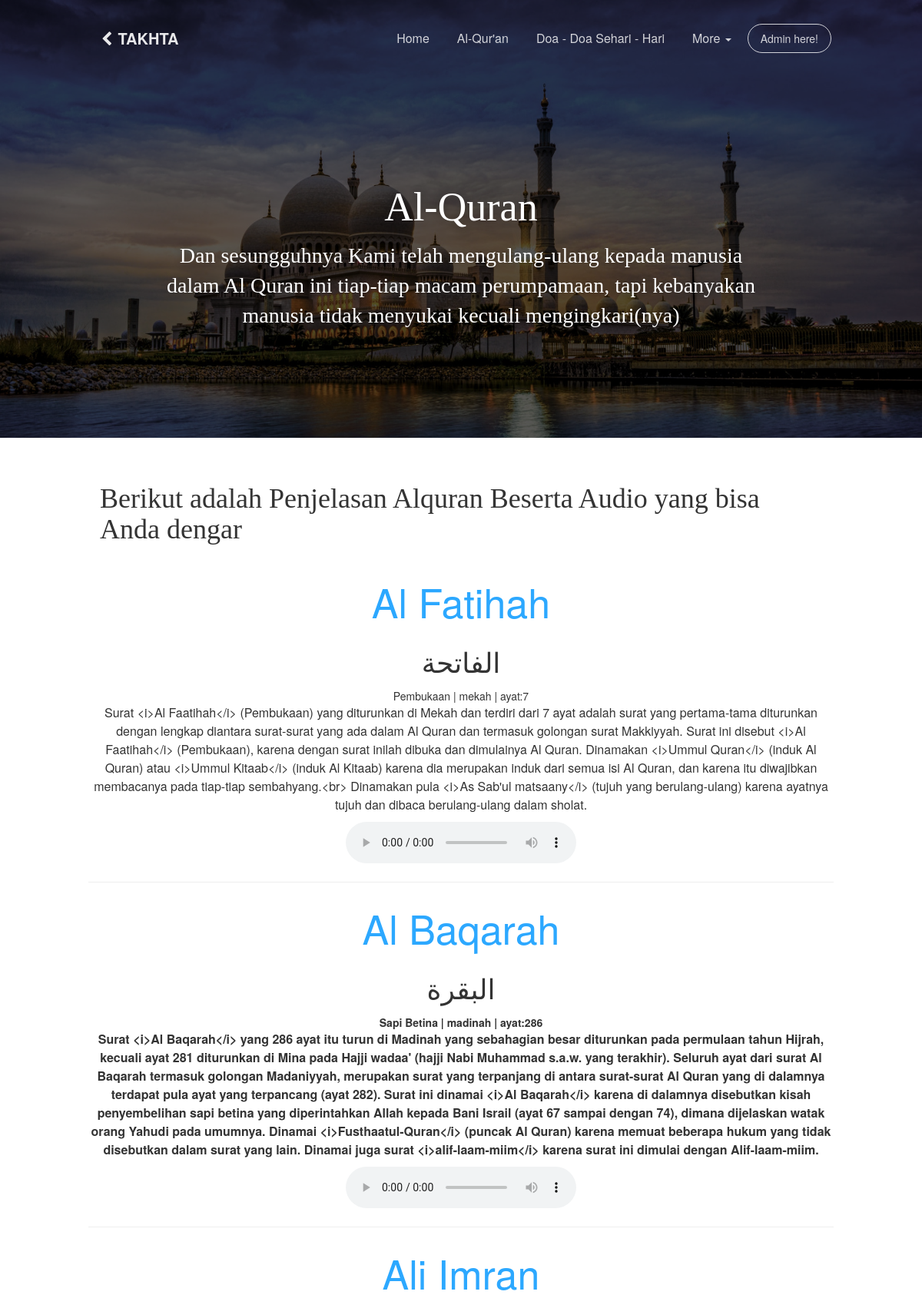
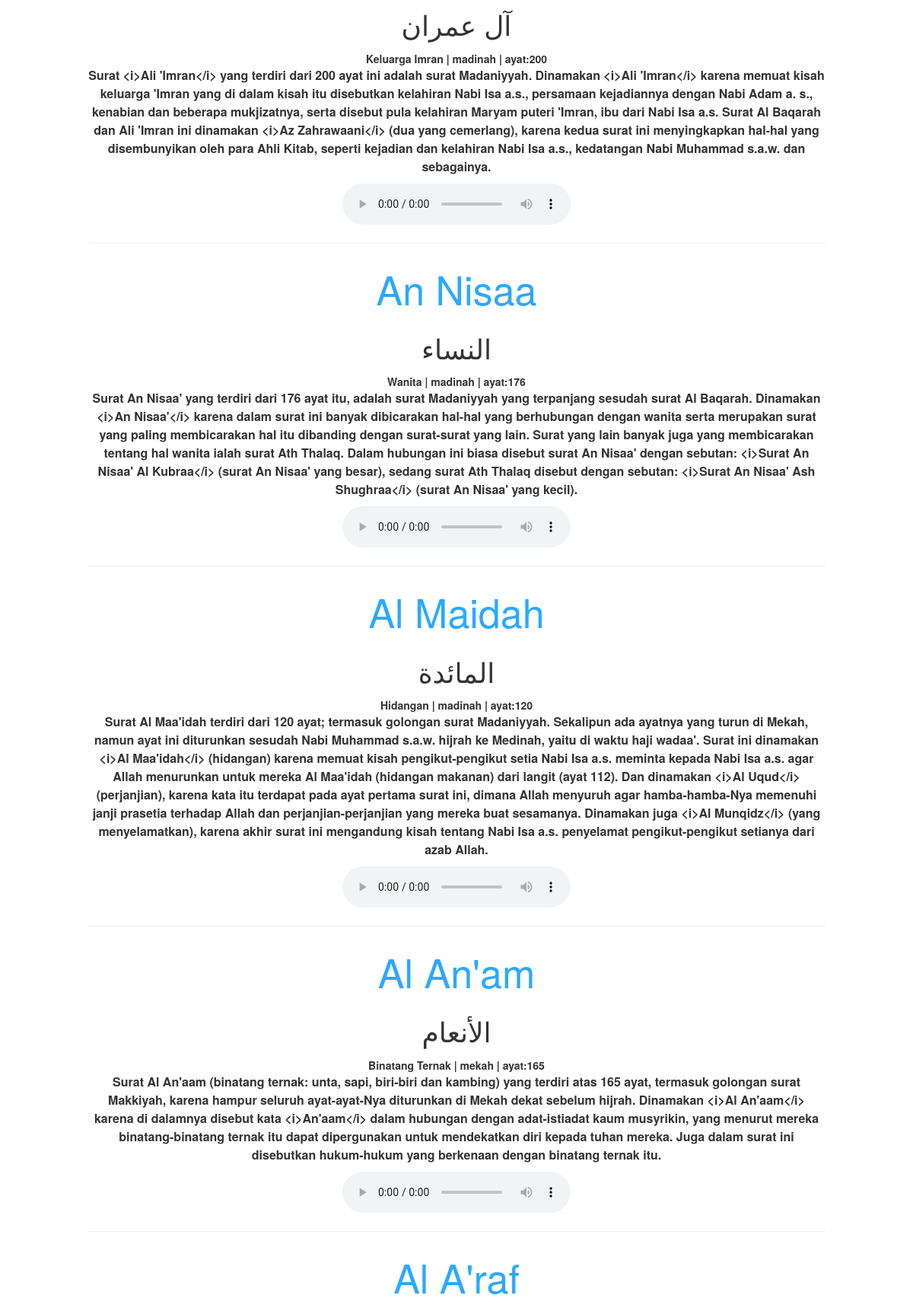
/alquran (upper part), run on the app's committed database (2 pictures, top to bottom).
### content/models.py (models this page shows, shortened)
class Alquran(models.Model):
    arti = models.CharField(max_length=1000)
    asma = models.CharField(max_length=1000)
    audio = models.FileField()
    ayat = models.IntegerField()
    keterangan = models.TextField()
    nama = models.CharField(max_length=1000)
    nomor = models.IntegerField()
    rukuk = models.IntegerField()
    type = models.CharField(max_length=100,blank=True,null=True)
    urut = models.IntegerField()

### alquranku/views.py (the view)
# urls.py: path('alquran', alquran, name='alquran'),
def alquran(request):
    template_name = 'front/alquran.html'
    alquran = Alquran.objects.all()
    context = {
        'title':'my blog',
        'alquran':alquran
    }
    return render(request, template_name, context)

### templates/front/alquran.html (shortened to what this page needs)
{% load static %}
<!doctype html>
<html lang="en">
<head>
    <link href="{% static 'bootstrap3/css/bootstrap.min.css' %}" rel="stylesheet" />
    <link href="{% static 'front/css/gsdk.css' %}" rel="stylesheet"/>
    <link href="{% static 'front/css/examples.css' %}" rel="stylesheet"/>
    <link href="http://maxcdn.bootstrapcdn.com/font-awesome/4.4.0/css/font-awesome.min.css" rel="stylesheet">
    <link href="{% static 'front/css/pe-icon-7-stroke.css' %}" rel="stylesheet" />
</head>
<body class="blog-page">
    <nav class="navbar navbar-inverse navbar-transparent navbar-fixed-top" role="navigation">
        <div class="container">
        <div class="navbar-header">
          <a class="navbar-brand" href="http://gsdk.creative-tim.com"><i class="fa fa-chevron-left"></i> TAKHTA</a>
        </div>
        <div class="collapse navbar-collapse">
          <ul  class="nav navbar-nav navbar-right">
                <li>
                    <a href="{% url 'home' %}">
                         Home
                    </a>
                </li>
                <li class="">
                    <a href="{% url 'alquran' %}" class="" data-toggle="">
                         Al-Qur'an
                    </a>
                </li>
                <li class="">
                    <a href="{% url 'doa' %}" class="" data-toggle="">
                         Doa - Doa Sehari - Hari
                    </a>
                </li>
                <li class="dropdown">
                      <a href="#" class="dropdown-toggle" data-toggle="dropdown">
                        More
                        <b class="caret"></b>
                      </a>
                </li>
                <li>
                    {% if request.user.is_anonymous %}
                        <a href="{% url 'login' %}" class="btn btn-round btn-default">Admin here!</a>
                    {% else %}
                        <a href="{% url 'dashboard' %}" class="btn btn-round btn-default">Dashboard</a>
                    {% endif %}
                </li>
           </ul>
        </div>
      </div>
    </nav>
<div class="wrapper">
    <div class="parallax filter-black">
        <div class="parallax-image">
            <img src="{% static 'front/img/lauut.jpg' %}" alt="..." />
        </div>
        <div class="small-info">
            <h1 style="font-family:Arial Italic">Al-Quran</h1>
            <h3 style="font-family:Courier New Bold Italic">Dan sesungguhnya Kami telah mengulang-ulang kepada manusia dalam Al Quran ini tiap-tiap macam perumpamaan, tapi kebanyakan manusia tidak menyukai kecuali mengingkari(nya)</h3>
        </div>
    </div>
    <div class="section">
           <div class="container">
               <h2 style="font-family:Arial Italic"> Berikut adalah Penjelasan Alquran Beserta Audio yang bisa Anda dengar</h2>
               <div class="row">
                {% for a in alquran  %}
                <div class="content">
                    <div class="text-center">
                    <h1><a href="/">{{a.nama}}</a></h1>
                    <h2>{{a.asma}}</h2>
                    <span class="text-center">{{a.arti}} | {{a.type}} | ayat:{{a.ayat}} </span>
                    <p>{{a.keterangan}}</p>
                    <audio controls="true">
                        <source src={{a.audio}} type="audio/mpeg">
                    </audio>
                </div>
                    </div>
                    <strong><hr><strong>
                    {% endfor %}
               </div>
           </div>
    </div>
        </div>
</body>
</html>

### static/front/css/examples.css (style rules this page uses)
.parallax { width: 100%; height: 570px; overflow: hidden; display: block; }
.parallax .small-info { color: #FFFFFF; text-shadow: 0 0 10px rgba(0, 0, 0, 0.27); top: 37%; position: absolute; text-align: center; width: 100%; z-index: 2; }
.parallax .small-info h3 { max-width: 790px; margin: 0 auto; line-height: 1.4; }
.parallax .parallax-image img { width: 100%; position: relative; }
.filter-black { position: relative; }
.filter-black:after { position: absolute; left: 0; top: 0; width: 100%; height: 100%; display: block; z-index: 1; background-color: rgba(0, 0, 0, 0.66); content: ""; }
.about-us .container, .contact-us .container, .pricing .container, .blog-page .container, .ecommerce .container, .home .container, .product-page .container, .blog-post .container { max-width: 970px; }

### data on the page
Alquran: nama "Al Fatihah", asma "الفاتحة", arti "Pembukaan", type "mekah", ayat "7", keterangan "Surat <i>Al Faatihah</i> (Pembukaan) yang diturunkan di Mekah dan terdiri dari 7 ayat adalah surat yang pertama-tama diturunkan dengan lengkap diantara surat-surat yang ada dalam Al Quran dan termasuk golongan surat Makkiyyah. Surat ini disebut <i>Al Faatihah</i> (Pembukaan), karena dengan surat inilah dibuka dan dimulainya Al Quran. Dinamakan <i>Ummul Quran</i> (induk Al Quran) atau <i>Ummul Kitaab</i> (induk Al Kitaab) karena dia merupakan induk dari semua isi Al Quran, dan karena itu diwajibkan membacanya pada tiap-tiap sembahyang.<br> Dinamakan pula <i>As Sab'ul matsaany</i> (tujuh yang berulang-ulang) karena ayatnya tujuh dan dibaca berulang-ulang dalam sholat."
Alquran: nama "Al Baqarah", asma "البقرة", arti "Sapi Betina", type "madinah", ayat "286", keterangan "Surat <i>Al Baqarah</i> yang 286 ayat itu turun di Madinah yang sebahagian besar diturunkan pada permulaan tahun Hijrah, kecuali ayat 281 diturunkan di Mina pada Hajji wadaa' (hajji Nabi Muhammad s.a.w. yang terakhir). Seluruh ayat dari surat Al Baqarah termasuk golongan Madaniyyah, merupakan surat yang terpanjang di antara surat-surat Al Quran yang di dalamnya terdapat pula ayat yang terpancang (ayat 282). Surat ini dinamai <i>Al Baqarah</i> karena di dalamnya disebutkan kisah penyembelihan sapi betina yang diperintahkan Allah kepada Bani Israil (ayat 67 sampai dengan 74), dimana dijelaskan watak orang Yahudi pada umumnya. Dinamai <i>Fusthaatul-Quran</i> (puncak Al Quran) karena memuat…"
Alquran: nama "Ali Imran", asma "آل عمران", arti "Keluarga Imran", type "madinah", ayat "200", keterangan "Surat <i>Ali 'Imran</i> yang terdiri dari 200 ayat ini adalah surat Madaniyyah. Dinamakan <i>Ali 'Imran</i> karena memuat kisah keluarga 'Imran yang di dalam kisah itu disebutkan kelahiran Nabi Isa a.s., persamaan kejadiannya dengan Nabi Adam a. s., kenabian dan beberapa mukjizatnya, serta disebut pula kelahiran Maryam puteri 'Imran, ibu dari Nabi Isa a.s. Surat Al Baqarah dan Ali 'Imran ini dinamakan <i>Az Zahrawaani</i> (dua yang cemerlang), karena kedua surat ini menyingkapkan hal-hal yang disembunyikan oleh para Ahli Kitab, seperti kejadian dan kelahiran Nabi Isa a.s., kedatangan Nabi Muhammad s.a.w. dan sebagainya."
Alquran: nama "An Nisaa", asma "النساء", arti "Wanita", type "madinah", ayat "176", keterangan "Surat An Nisaa' yang terdiri dari 176 ayat itu, adalah surat Madaniyyah yang terpanjang sesudah surat Al Baqarah. Dinamakan <i>An Nisaa'</i> karena dalam surat ini banyak dibicarakan hal-hal yang berhubungan dengan wanita serta merupakan surat yang paling membicarakan hal itu dibanding dengan surat-surat yang lain. Surat yang lain banyak juga yang membicarakan tentang hal wanita ialah surat Ath Thalaq. Dalam hubungan ini biasa disebut surat An Nisaa' dengan sebutan: <i>Surat An Nisaa' Al Kubraa</i> (surat An Nisaa' yang besar), sedang surat Ath Thalaq disebut dengan sebutan: <i>Surat An Nisaa' Ash Shughraa</i> (surat An Nisaa' yang kecil)."
Alquran: nama "Al Maidah", asma "المائدة", arti "Hidangan", type "madinah", ayat "120", keterangan "Surat Al Maa'idah terdiri dari 120 ayat; termasuk golongan surat Madaniyyah. Sekalipun ada ayatnya yang turun di Mekah, namun ayat ini diturunkan sesudah Nabi Muhammad s.a.w. hijrah ke Medinah, yaitu di waktu haji wadaa'. Surat ini dinamakan <i>Al Maa'idah</i> (hidangan) karena memuat kisah pengikut-pengikut setia Nabi Isa a.s. meminta kepada Nabi Isa a.s. agar Allah menurunkan untuk mereka Al Maa'idah (hidangan makanan) dari langit (ayat 112). Dan dinamakan <i>Al Uqud</i> (perjanjian), karena kata itu terdapat pada ayat pertama surat ini, dimana Allah menyuruh agar hamba-hamba-Nya memenuhi janji prasetia terhadap Allah dan perjanjian-perjanjian yang mereka buat sesamanya. Dinamakan juga…"
Alquran: nama "Al An'am", asma "الأنعام", arti "Binatang Ternak", type "mekah", ayat "165", keterangan "Surat Al An'aam (binatang ternak: unta, sapi, biri-biri dan kambing) yang terdiri atas 165 ayat, termasuk golongan surat Makkiyah, karena hampur seluruh ayat-ayat-Nya diturunkan di Mekah dekat sebelum hijrah. Dinamakan <i>Al An'aam</i> karena di dalamnya disebut kata <i>An'aam</i> dalam hubungan dengan adat-istiadat kaum musyrikin, yang menurut mereka binatang-binatang ternak itu dapat dipergunakan untuk mendekatkan diri kepada tuhan mereka. Juga dalam surat ini disebutkan hukum-hukum yang berkenaan dengan binatang ternak itu."
Alquran: nama "Al A'raf"
